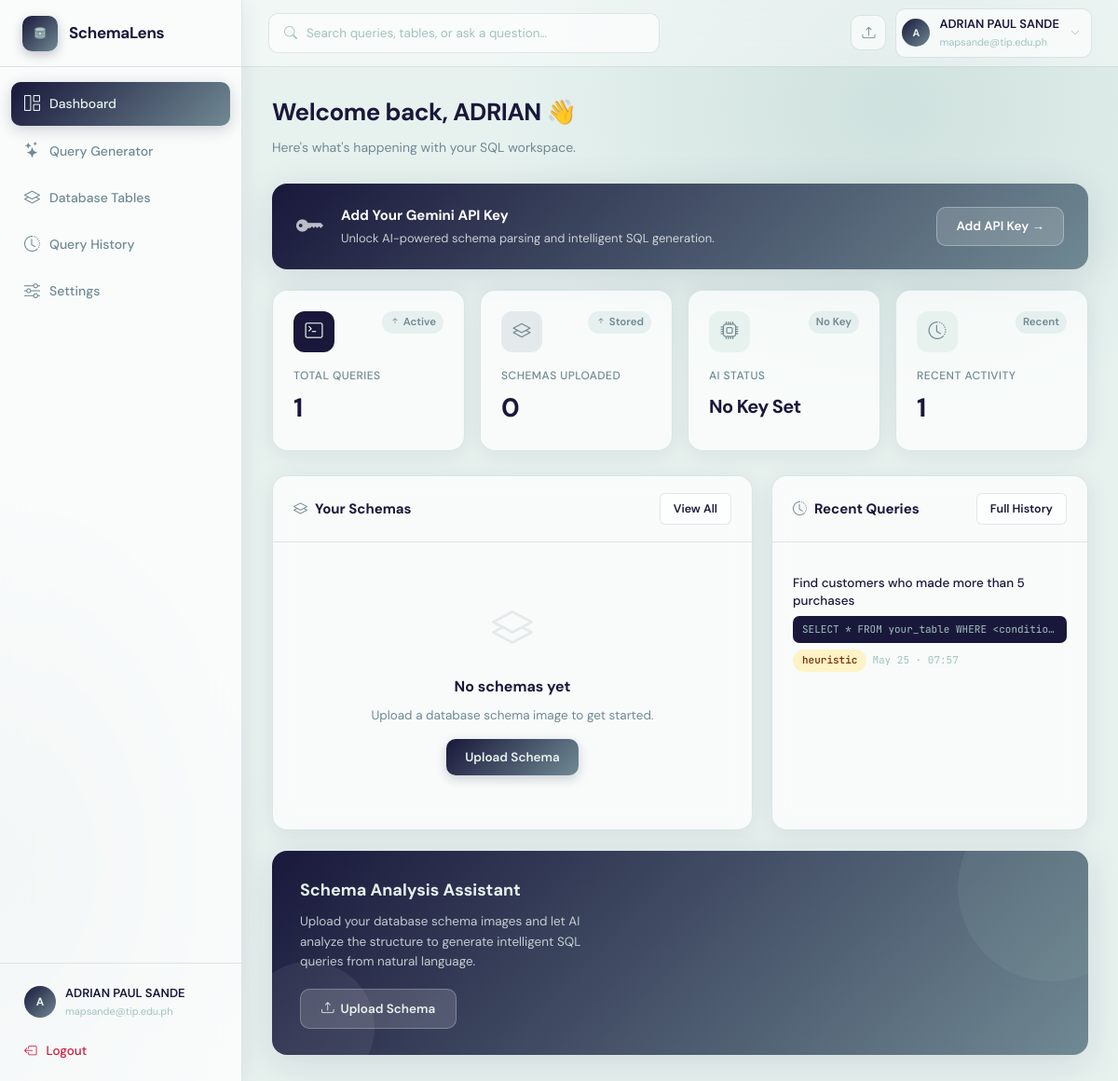
The page /dashboard (signed in) on the database as committed earlier.
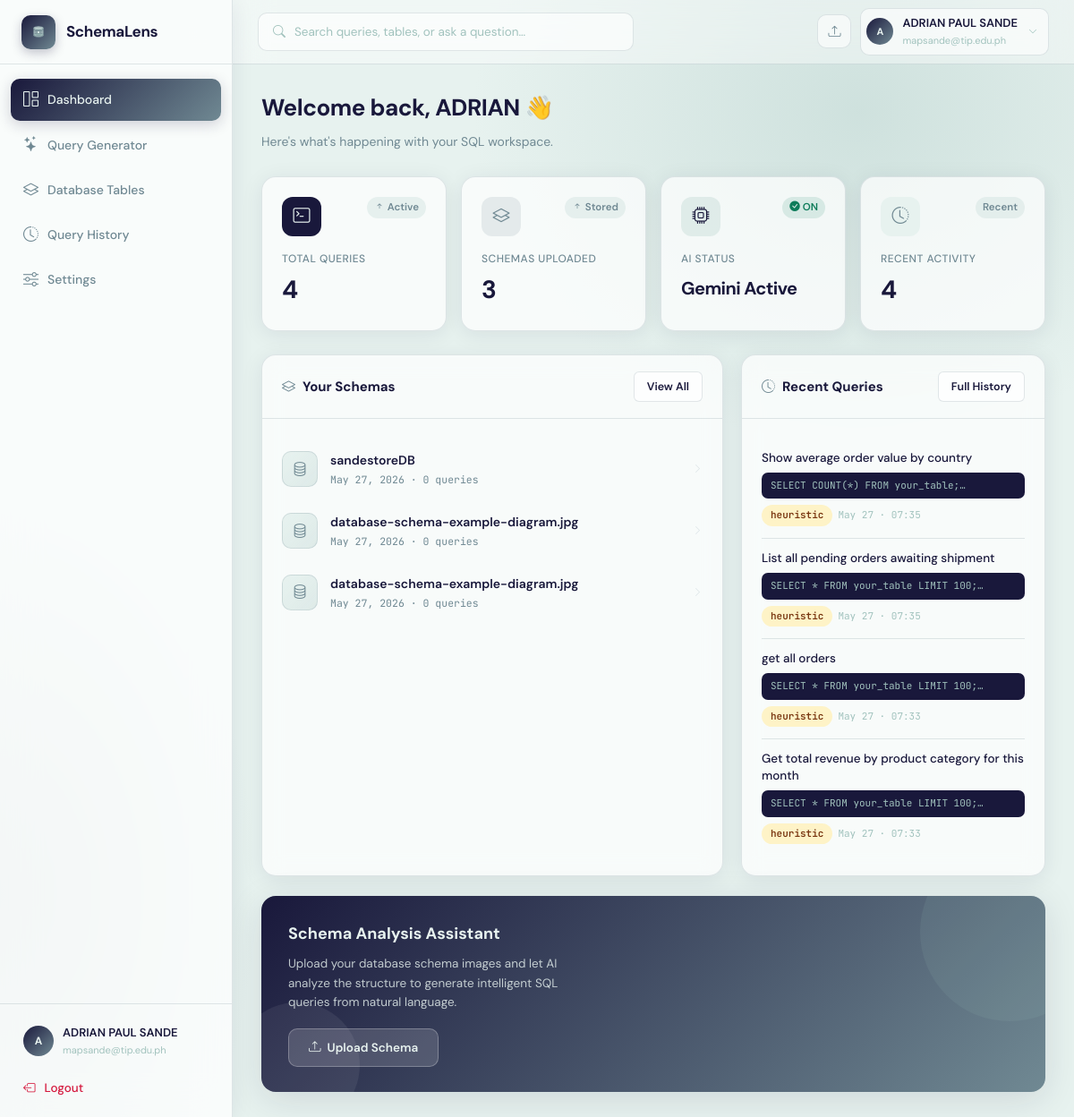
The same page on the database as committed later.
### app.py (models this page shows)
class QueryHistory(db.Model):
    __tablename__ = "query_history"
    id             = db.Column(db.Integer, primary_key=True)
    user_id        = db.Column(db.Integer, db.ForeignKey("users.id"), nullable=False)
    schema_id      = db.Column(db.Integer, db.ForeignKey("schema_uploads.id"), nullable=True)
    natural_query  = db.Column(db.Text, nullable=False)
    generated_sql  = db.Column(db.Text, default="")
    model_used     = db.Column(db.String(80), default="")
    sql_explanation = db.Column(db.Text, default="")     # Feature 2: plain-English explanation
    accuracy_score  = db.Column(db.Float, default=None)  # Feature 4: confidence score
    accuracy_notes  = db.Column(db.Text, default="")     # Feature 4: validation notes
    conversation_context = db.Column(db.Text, default="")  # Feature 3: JSON conversation history
    created_at     = db.Column(db.DateTime, default=datetime.datetime.utcnow)

class SchemaUpload(db.Model):
    __tablename__ = "schema_uploads"
    id            = db.Column(db.Integer, primary_key=True)
    user_id       = db.Column(db.Integer, db.ForeignKey("users.id"), nullable=False)
    filename      = db.Column(db.String(256), nullable=False)
    original_name = db.Column(db.String(256), nullable=False)
    schema_name   = db.Column(db.String(120), default="")
    ocr_text      = db.Column(db.Text, default="")
    parsed_schema = db.Column(db.Text, default="")   # JSON
    confirmed_schema = db.Column(db.Text, default="")  # JSON — user-confirmed/edited version
    uploaded_at   = db.Column(db.DateTime, default=datetime.datetime.utcnow)
    queries       = db.relationship("QueryHistory", backref="schema", lazy=True,
                                    cascade="all, delete-orphan")

### app.py (the view)
@app.route("/dashboard")
@login_required
def dashboard():
    schemas  = SchemaUpload.query.filter_by(user_id=current_user.id)\
                .order_by(SchemaUpload.uploaded_at.desc()).all()
    recent_q = QueryHistory.query.filter_by(user_id=current_user.id)\
                .order_by(QueryHistory.created_at.desc()).limit(5).all()
    total_q  = QueryHistory.query.filter_by(user_id=current_user.id).count()
    return render_template("dashboard.html",
                           schemas=schemas, recent_queries=recent_q,
                           total_queries=total_q)

### app.py (called while the page is built)
@login_manager.user_loader
def load_user(user_id):
    return db.session.get(User, int(user_id))

### templates/dashboard.html (shortened to what the changed rows need)
{% extends "base.html" %}
{% block content %}
<div class="dash-header fade-in">
  <h1>Welcome back, {{ current_user.name.split()[0] }} 👋</h1>
</div>
{% if not current_user.gemini_key %}
<div class="api-banner fade-in">
  <i class="bi bi-key-fill api-banner-icon"></i>
  <div>
    <h4>Add Your Gemini API Key</h4>
    <p>Unlock AI-powered schema parsing and intelligent SQL generation.</p>
  </div>
  <a href="{{ url_for('settings') }}" class="api-banner-btn">Add API Key →</a>
</div>
{% endif %}
<div class="stats-grid fade-in fade-in-1">
  <div class="stat-card">
    <div class="stat-card-top">
      <div class="stat-card-icon dark"><i class="bi bi-terminal"></i></div>
      <span class="stat-change"><i class="bi bi-arrow-up-short"></i> Active</span>
    </div>
    <div class="stat-label">Total Queries</div>
    <div class="stat-value">{{ total_queries }}</div>
  </div>
  <div class="stat-card">
    <div class="stat-card-top">
      <div class="stat-card-icon mid"><i class="bi bi-layers"></i></div>
      <span class="stat-change"><i class="bi bi-arrow-up-short"></i> Stored</span>
    </div>
    <div class="stat-label">Schemas Uploaded</div>
    <div class="stat-value">{{ schemas|length }}</div>
  </div>
  <div class="stat-card">
    <div class="stat-card-top">
      <div class="stat-card-icon {% if current_user.gemini_key %}teal{% else %}light{% endif %}"><i class="bi bi-cpu"></i></div>
      <span class="stat-change" style="{% if current_user.gemini_key %}background:rgba(14,124,90,0.12);color:#0e7c5a;{% endif %}">
        {% if current_user.gemini_key %}<i class="bi bi-check-circle-fill"></i> ON{% else %}No Key{% endif %}
      </span>
    </div>
    <div class="stat-label">AI Status</div>
    <div class="stat-value" style="font-size:20px;padding-top:4px;">
      {% if current_user.gemini_key %}Gemini Active{% else %}No Key Set{% endif %}
    </div>
  </div>
  <div class="stat-card">
    <div class="stat-card-top">
      <div class="stat-card-icon light"><i class="bi bi-clock-history"></i></div>
      <span class="stat-change">Recent</span>
    </div>
    <div class="stat-label">Recent Activity</div>
    <div class="stat-value">{{ recent_queries|length }}</div>
  </div>
</div>
<div class="dash-grid">
  <div class="card fade-in fade-in-2">
    <div class="card-body">
      {% if schemas %}
        {% for s in schemas[:5] %}
        <a href="{{ url_for('schema_detail', schema_id=s.id) }}" style="text-decoration:none;color:inherit;display:block;">
          <div class="schema-row">
            <div class="schema-thumb"><i class="bi bi-database" style="color:var(--primary-mid);"></i></div>
            <div class="flex-1">
              <div class="schema-row-name">{{ s.schema_name or s.original_name }}</div>
              <div class="schema-row-meta">{{ s.uploaded_at.strftime('%b %d, %Y') }} · {{ s.queries|length }} queries</div>
            </div>
            <i class="bi bi-chevron-right" style="color:var(--border);font-size:11px;"></i>
          </div>
        </a>
        {% endfor %}
      {% else %}
        <div class="empty" style="padding:36px 0;">
          <i class="bi bi-layers"></i>
          <h4>No schemas yet</h4>
          <p>Upload a database schema image to get started.</p>
          <a href="{{ url_for('schemas') }}" class="btn btn-primary mt-3" style="display:inline-flex;">Upload Schema</a>
        </div>
      {% endif %}
    </div>
  </div>
  <div class="card fade-in fade-in-3">
    <div class="card-body">
      {% if recent_queries %}
        {% for q in recent_queries %}
        <div class="query-row">
          <div class="query-row-text">{{ q.natural_query[:80] }}{% if q.natural_query|length > 80 %}…{% endif %}</div>
          <div class="query-row-sql">{{ q.generated_sql[:80] }}…</div>
          <div style="margin-top:7px;display:flex;gap:6px;align-items:center;">
            <span class="badge {{ 'badge-dark' if q.model_used != 'heuristic' else 'badge-amber' }}">{{ q.model_used }}</span>
            <span style="font-size:11px;color:var(--text-xs);font-family:var(--mono);">{{ q.created_at.strftime('%b %d · %H:%M') }}</span>
          </div>
        </div>
        {% endfor %}
      {% else %}
        <div class="empty" style="padding:36px 0;">
          <i class="bi bi-terminal"></i>
          <h4>No queries yet</h4>
          <a href="{{ url_for('query_page') }}" class="btn btn-primary mt-3" style="display:inline-flex;">Generate SQL</a>
        </div>
      {% endif %}
    </div>
  </div>
</div>
{% endblock %}

Rows that differ between the two databases and show on the page:
removed QueryHistory: natural_query "Find customers who made more than 5 purchases", generated_sql "SELECT * FROM your_table WHERE <conditio…", model_used "heuristic", created_at "May 25 · 07:57"
now on this page (row edited): SchemaUpload: schema_name "sandestoreDB", uploaded_at "May 27, 2026", queries|length "0"
now on this page (row edited): SchemaUpload: schema_name "database-schema-example-diagram.jpg", uploaded_at "May 27, 2026", queries|length "0"
now on this page (row edited): SchemaUpload: schema_name "database-schema-example-diagram.jpg", uploaded_at "May 27, 2026", queries|length "0"
now on this page (row edited): QueryHistory: natural_query "Show average order value by country", generated_sql "SELECT COUNT(*) FROM your_table;", model_used "heuristic", created_at "May 27 · 07:35"
now on this page (row edited): QueryHistory: natural_query "List all pending orders awaiting shipment", generated_sql "SELECT * FROM your_table LIMIT 100;", model_used "heuristic", created_at "May 27 · 07:35"
now on this page (row edited): QueryHistory: natural_query "get all orders", generated_sql "SELECT * FROM your_table LIMIT 100;", model_used "heuristic", created_at "May 27 · 07:33"
added QueryHistory: natural_query "Get total revenue by product category for this month", generated_sql "SELECT * FROM your_table LIMIT 100;", model_used "heuristic", created_at "May 27 · 07:33"
Other text that changed with them:
{{ total_queries }}: "1" → "4"
{{ schemas|length }}: "0" → "3"
{{ recent_queries|length }}: "1" → "4"
text no longer shown: "Add Your Gemini API Key Unlock AI-powered schema parsing and intelligent SQL generation. Add API Key → No Key No Key Set No schemas yet Upload a database schema image to get started. Upload Schema"
text now shown: "ON Gemini Active"
